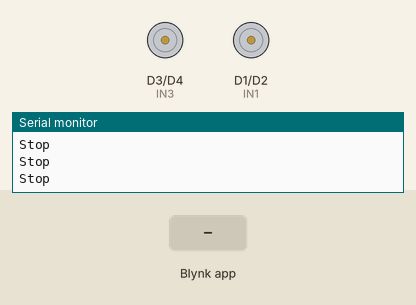
A sketch run on a simulated ESP8266 (NodeMCU). Parts: motor-driver pin pairs drawn as motors (green arrow = first pin HIGH = forward, orange = second pin HIGH = backward, longer = more drive), the last lines printed to the serial monitor. The inputs (shaded band) are chosen by the test bench. WiFi joins after 1.5 s; servers stay silent unless stated.

Above: at 3.0 s.
3.1 s: Blynk app writes 1 to V0
At 3.7 s:
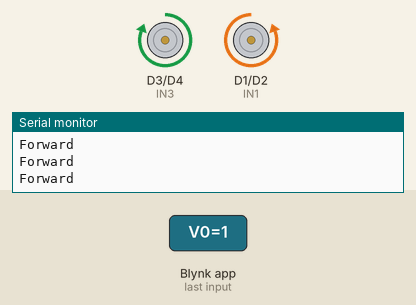
4.6 s: Blynk app writes 0 to V0
At 5.8 s:
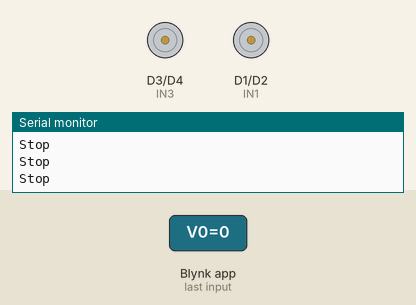
6.1 s: Blynk app writes 1 to V1
At 7.2 s:
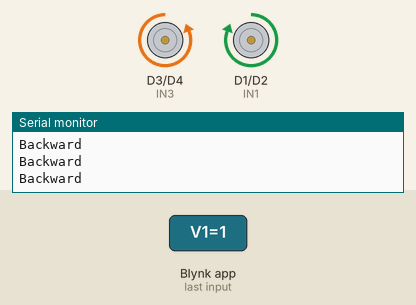
7.6 s: Blynk app writes 200 to V0
At 8.2 s:
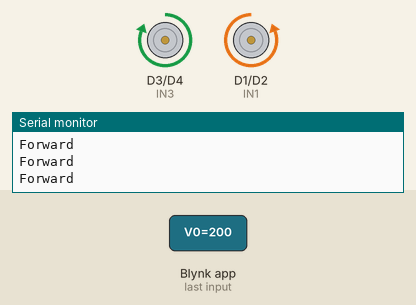
Timing chart, 0 to 10.1 s (numbered marks = the images above; inputs shaded):
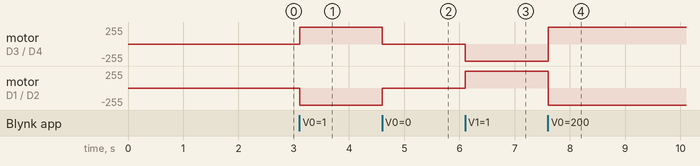

The sketch:

Precision-Controlled_Car_with_Load.ino
```cpp
#define BLYNK_TEMPLATE_ID "TMPL3ZcdUIMjz"
#define BLYNK_TEMPLATE_NAME "Quickstart Template"
#define BLYNK_AUTH_TOKEN "b4oomuJY7TazB4hPUMopz9q3LuNXBNzl"
#define BLYNK_PRINT Serial
#include <ESP8266WiFi.h>
#include <BlynkSimpleEsp8266.h>

// Motor PINs
#define ENA D0
#define IN1 D1
#define IN2 D2
#define IN3 D3
#define IN4 D4
#define ENB D5

bool forward = 0;
bool backward = 0;
bool left = 0;
bool right = 0;
int Speed;
bool metre=0;

// Constants for wheel and car geometry
const float tireCircumference = 0.21; // in meters (22.1cm)
const float distanceToTravel = 1.0;    // in meters

char auth[] = "b4oomuJY7TazB4hPUMopz9q3LuNXBNzl"; // Enter your Blynk application auth token
char ssid[] = ".";                  // Enter your WIFI name
char pass[] = ".";           // Enter your WIFI password

void setup()
{
  // Initialize the serial monitor
  Serial.begin(9600);
  // Set the motor pins as the output pin
  pinMode(IN1, OUTPUT);
  pinMode(IN2, OUTPUT);
  pinMode(IN3, OUTPUT);
  pinMode(IN4, OUTPUT);
  // Initialize the Blynk communication
  Blynk.begin(auth, ssid, pass);
}

// Get values from the widgets
BLYNK_WRITE(V0)
{
  forward = param.asInt();
}

BLYNK_WRITE(V1)
{
  backward = param.asInt();
}

BLYNK_WRITE(V2)
{
  left = param.asInt();
}

BLYNK_WRITE(V3)
{
  right = param.asInt();
}
BLYNK_WRITE(V4)
{
  metre = param.asInt();
}
// Check widget values using the IF condition
void smartcar()
{
  if (forward == 1)
  {
    Forward();
    Serial.println("Forward");
  }
  else if (backward == 1)
  {
    Backward();
    Serial.println("Backward");
  }
  else if (left == 1)
  {
    Left();
    Serial.println("Left");
  }
  else if (right == 1)
  {
    Right();
    Serial.println("Right");
  }
  else if (forward == 0 && backward == 0 && left == 0 && right == 0)
  {
    Stop();
    Serial.println("Stop");
  }
}

// Move the car 1m forward
void moveOneMeter()
{
  Serial.println("1metre");
  int numRevolutions = distanceToTravel / tireCircumference;
  for (int i = 0; i < numRevolutions; i++)
  {
    Forward();
    delay(1300); // Assuming it takes 1.3 second to complete one revolution
  }
  Stop();
}

void loop()
{
  // Run the Blynk library
  Blynk.run();
  smartcar();

  // Check if the button is pressed
  if (metre == 1)
  {
    moveOneMeter();
    Blynk.virtualWrite(V4, 0); // Reset the button state to OFF
  }
}
// Motor control functions
void Forward()
{
  digitalWrite(IN1, LOW);
  digitalWrite(IN2, HIGH);
  digitalWrite(IN3, HIGH);
  digitalWrite(IN4, LOW);
}

void Backward()
{
  digitalWrite(IN1, HIGH);
  digitalWrite(IN2, LOW);
  digitalWrite(IN3, LOW);
  digitalWrite(IN4, HIGH);
}

void Left()
{
  digitalWrite(IN1, HIGH);
  digitalWrite(IN2, LOW);
  digitalWrite(IN3, HIGH);
  digitalWrite(IN4, LOW);
}

void Right()
{
  digitalWrite(IN1, LOW);
  digitalWrite(IN2, HIGH);
  digitalWrite(IN3, LOW);
  digitalWrite(IN4, HIGH);
}

void Stop()
{
  digitalWrite(IN1, LOW);
  digitalWrite(IN2, LOW);
  digitalWrite(IN3, LOW);
  digitalWrite(IN4, LOW);
}
```

Measured:
- after the input at 3.1 s, motor on D3 (IN3) / D4 (IN4): stopped → forward 255/255 at once; motor on D1 (IN1) / D2 (IN2): stopped → backward 255/255 at once
- after the input at 4.6 s, motor on D3 (IN3) / D4 (IN4): forward 255/255 → stopped at once; motor on D1 (IN1) / D2 (IN2): backward 255/255 → stopped at once
- after the input at 6.1 s, motor on D3 (IN3) / D4 (IN4): stopped → backward 255/255 at once; motor on D1 (IN1) / D2 (IN2): stopped → forward 255/255 at once
- after the input at 7.6 s, motor on D3 (IN3) / D4 (IN4): backward 255/255 → forward 255/255 at once; motor on D1 (IN1) / D2 (IN2): forward 255/255 → backward 255/255 at once
